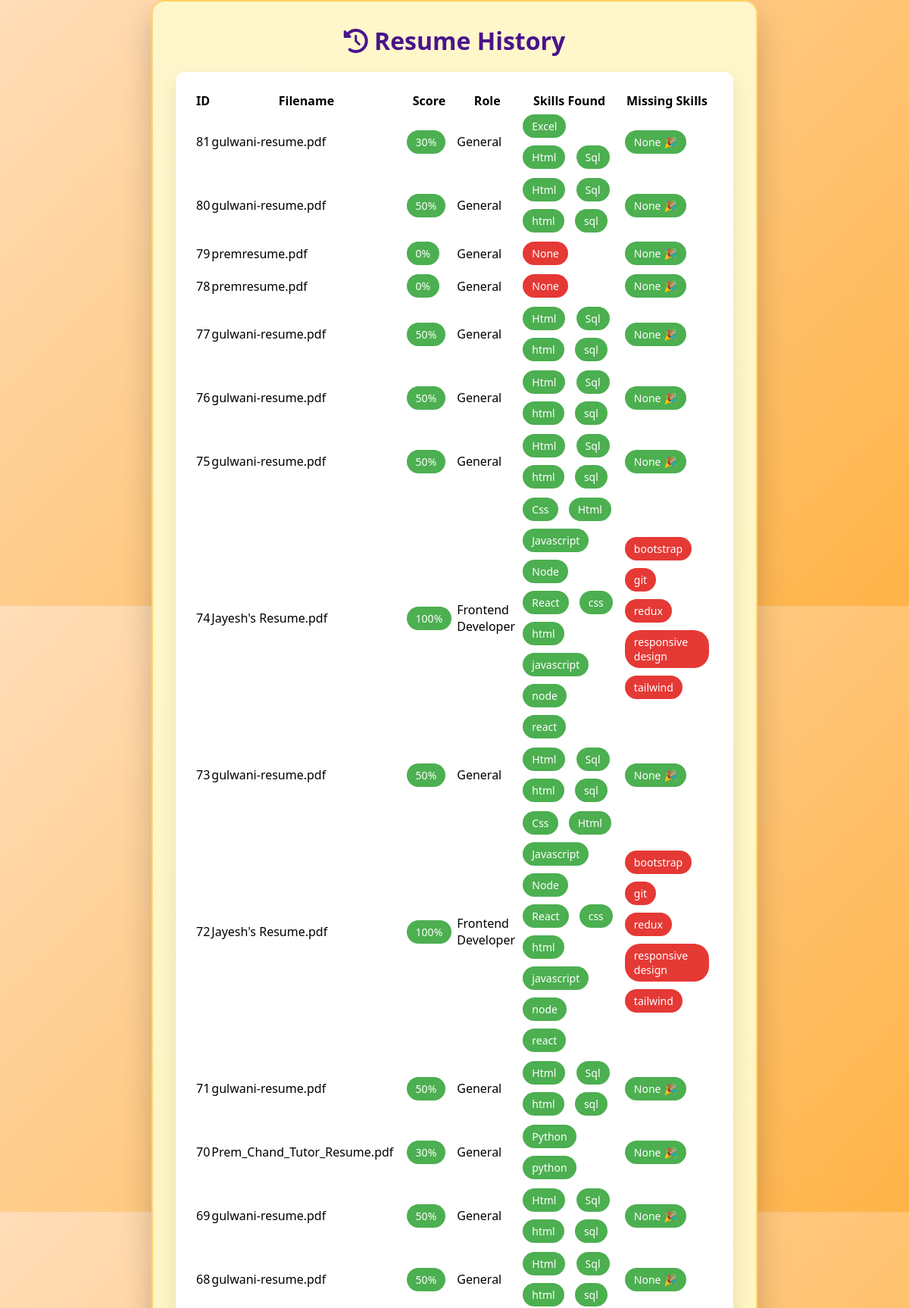
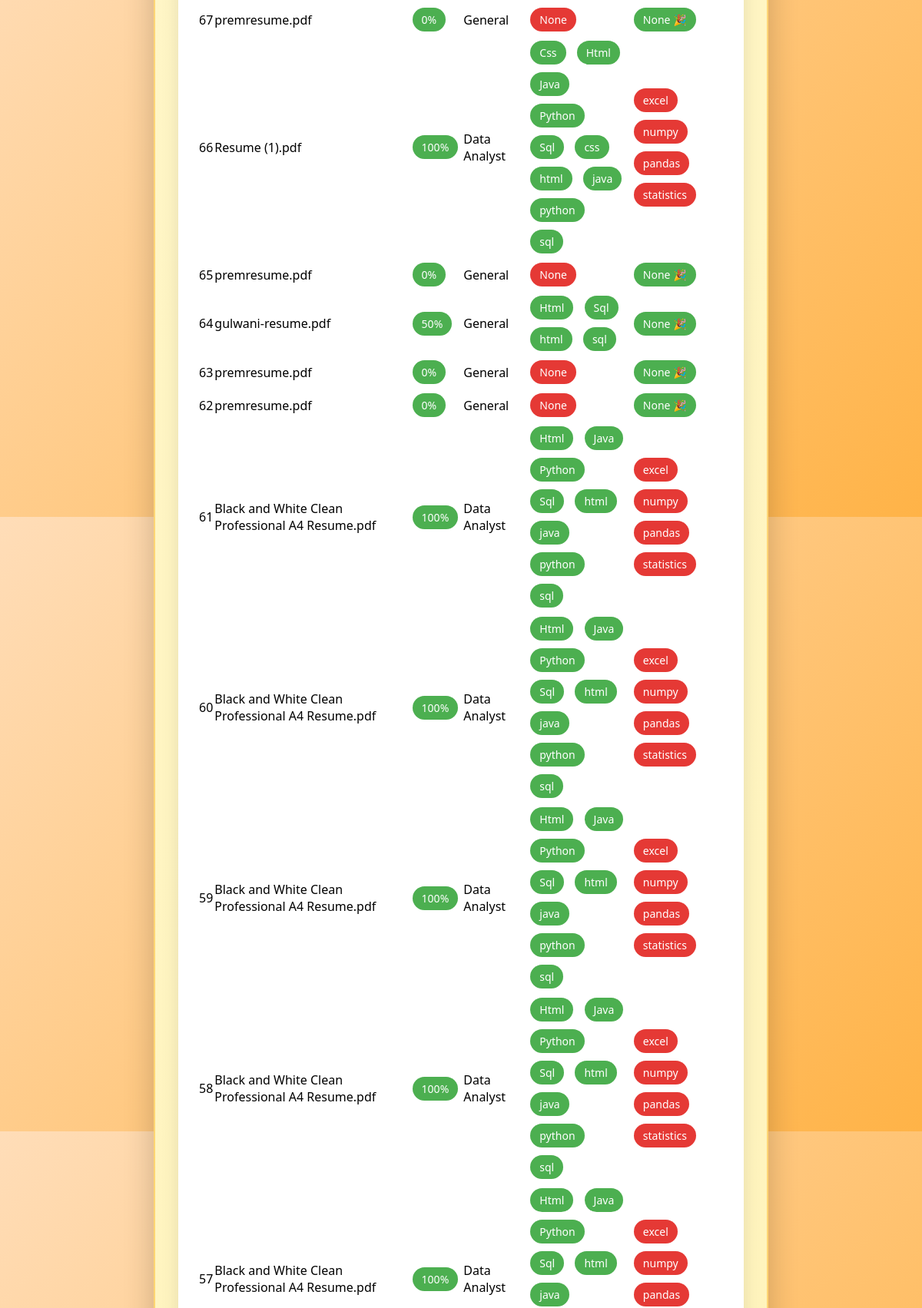
The app's page /history (upper part) with its own data (2 pictures, top to bottom).
### app.py (models this page shows)
class Resume(db.Model):
    id = db.Column(db.Integer, primary_key=True)
    filename = db.Column(db.String(200))
    score = db.Column(db.Integer)
    role = db.Column(db.String(100))
    skills_found = db.Column(db.Text)
    missing_skills = db.Column(db.Text)

### app.py (the view)
@app.route("/history")
def history():
    resumes = Resume.query.order_by(Resume.id.desc()).all()
    return render_template("history.html", resumes=resumes)

### templates/history.html (shortened to what this page needs)
<!DOCTYPE html>
<html lang="en">
<head>
    <link rel="stylesheet" href="{{ url_for('static', filename='style.css') }}">
    <link rel="stylesheet"
        href="https://cdnjs.cloudflare.com/ajax/libs/font-awesome/6.5.0/css/all.min.css">
</head>
<body>
<div class="container">
    <h1><i class="fa-solid fa-clock-rotate-left"></i> Resume History</h1>
    {% if resumes %}
    <div class="card">
        <div class="table-wrapper">
            <table class="history-table">
                <thead>
                    <tr>
                        <th>ID</th>
                        <th>Filename</th>
                        <th>Score</th>
                        <th>Role</th>
                        <th>Skills Found</th>
                        <th>Missing Skills</th>
                    </tr>
                </thead>
                <tbody>
                    {% for r in resumes %}
                    <tr>
                        <td>{{ r.id }}</td>
                        <td>{{ r.filename }}</td>
                        <td>
                            <span class="tag success">{{ r.score }}%</span>
                        </td>
                        <td>{{ r.role }}</td>
                        <td>
                            {% if r.skills_found %}
                                {% for s in r.skills_found.split(",") %}
                                    <span class="tag success">{{ s.strip() }}</span>
                                {% endfor %}
                            {% else %}
                                <span class="tag danger">None</span>
                            {% endif %}
                        </td>
                        <td>
                            {% if r.missing_skills %}
                                {% for ms in r.missing_skills.split(",") %}
                                    <span class="tag danger">{{ ms.strip() }}</span>
                                {% endfor %}
                            {% else %}
                                <span class="tag success">None 🎉</span>
                            {% endif %}
                        </td>
                    </tr>
                    {% endfor %}
                </tbody>
            </table>
        </div>
    </div>
    {% else %}
    <div class="card">
        <p style="text-align:center;">No resumes analyzed yet 📄</p>
    </div>
    {% endif %}
</div>
</body>
</html>

### static/style.css (style rules this page uses)
* { box-sizing: border-box; margin: 0; padding: 0; font-family: "Segoe UI", sans-serif; }
body { min-height: 100vh; display: flex; justify-content: center; align-items: center; background: linear-gradient(135deg, #ffddb8, #ffb347); }
.container { width: 90%; max-width: 800px; padding: 30px; border-radius: 18px; background: linear-gradient(135deg, #fff7cc, #ffec99); box-shadow: 0 20px 40px rgba(0, 0, 0, 0.2); border: 2px solid rgba(255, 165, 0, 0.4); }
h1 { text-align: center; color: #4a148c; margin-bottom: 20px; }
.card { background: white; padding: 25px; border-radius: 12px; box-shadow: 0 10px 25px rgba(0,0,0,0.1); margin-top: 20px; }
.tag { display: inline-block; padding: 6px 12px; margin: 5px; border-radius: 20px; font-size: 14px; }
.success { background: #4caf50; color: white; }
.danger { background: #e53935; color: white; }

### records on screen
Resume: id "81", filename "gulwani-resume.pdf", score "30", role "General", strip "Excel" "Html" "Sql", missing_skills "None 🎉"
Resume: id "80", filename "gulwani-resume.pdf", score "50", role "General", strip "Html" "Sql" "html" "sql", missing_skills "None 🎉"
Resume: id "79", filename "premresume.pdf", score "0", role "General", skills_found "None", missing_skills "None 🎉"
Resume: id "78", filename "premresume.pdf", score "0", role "General", skills_found "None", missing_skills "None 🎉"
Resume: id "77", filename "gulwani-resume.pdf", score "50", role "General", strip "Html" "Sql" "html" "sql", missing_skills "None 🎉"
Resume: id "76", filename "gulwani-resume.pdf", score "50", role "General", strip "Html" "Sql" "html" "sql", missing_skills "None 🎉"
Resume: id "75", filename "gulwani-resume.pdf", score "50", role "General", strip "Html" "Sql" "html" "sql", missing_skills "None 🎉"
Resume: id "74", filename "Jayesh's Resume.pdf", score "100", role "Frontend Developer", strip "Css" "Html" "Javascript" "Node" "React" "css" "html" "javascript" "node" "react", strip "bootstrap" "git" "redux" "responsive design" "tailwind"
Resume: id "73", filename "gulwani-resume.pdf", score "50", role "General", strip "Html" "Sql" "html" "sql", missing_skills "None 🎉"
Resume: id "72", filename "Jayesh's Resume.pdf", score "100", role "Frontend Developer", strip "Css" "Html" "Javascript" "Node" "React" "css" "html" "javascript" "node" "react", strip "bootstrap" "git" "redux" "responsive design" "tailwind"
Resume: id "71", filename "gulwani-resume.pdf", score "50", role "General", strip "Html" "Sql" "html" "sql", missing_skills "None 🎉"
Resume: id "70", filename "Prem_Chand_Tutor_Resume.pdf", score "30", role "General", strip "Python" "python", missing_skills "None 🎉"
Resume: id "69", filename "gulwani-resume.pdf", score "50", role "General", strip "Html" "Sql" "html" "sql", missing_skills "None 🎉"
Resume: id "68", filename "gulwani-resume.pdf", score "50", role "General", strip "Html" "Sql" "html" "sql", missing_skills "None 🎉"
Resume: id "67", filename "premresume.pdf", score "0", role "General", skills_found "None", missing_skills "None 🎉"
Resume: id "66", filename "Resume (1).pdf", score "100", role "Data Analyst", strip "Css" "Html" "Java" "Python" "Sql" "css" "html" "java" "python" "sql", strip "excel" "numpy" "pandas" "statistics"
Resume: id "65", filename "premresume.pdf", score "0", role "General", skills_found "None", missing_skills "None 🎉"
Resume: id "64", filename "gulwani-resume.pdf", score "50", role "General", strip "Html" "Sql" "html" "sql", missing_skills "None 🎉"
Resume: id "63", filename "premresume.pdf", score "0", role "General", skills_found "None", missing_skills "None 🎉"
Resume: id "62", filename "premresume.pdf", score "0", role "General", skills_found "None", missing_skills "None 🎉"
Resume: id "61", filename "Black and White Clean Professional A4 Resume.pdf", score "100", role "Data Analyst", strip "Html" "Java" "Python" "Sql" "html" "java" "python" "sql", strip "excel" "numpy" "pandas" "statistics"
Resume: id "60", filename "Black and White Clean Professional A4 Resume.pdf", score "100", role "Data Analyst", strip "Html" "Java" "Python" "Sql" "html" "java" "python" "sql", strip "excel" "numpy" "pandas" "statistics"
Resume: id "59", filename "Black and White Clean Professional A4 Resume.pdf", score "100", role "Data Analyst", strip "Html" "Java" "Python" "Sql" "html" "java" "python" "sql", strip "excel" "numpy" "pandas" "statistics"
Resume: id "58", filename "Black and White Clean Professional A4 Resume.pdf", score "100", role "Data Analyst", strip "Html" "Java" "Python" "Sql" "html" "java" "python" "sql", strip "excel" "numpy" "pandas" "statistics"
Resume: id "57", filename "Black and White Clean Professional A4 Resume.pdf", score "100", role "Data Analyst", strip "Html" "Java" "Python" "Sql" "html" "java", strip "excel" "numpy" "pandas"
